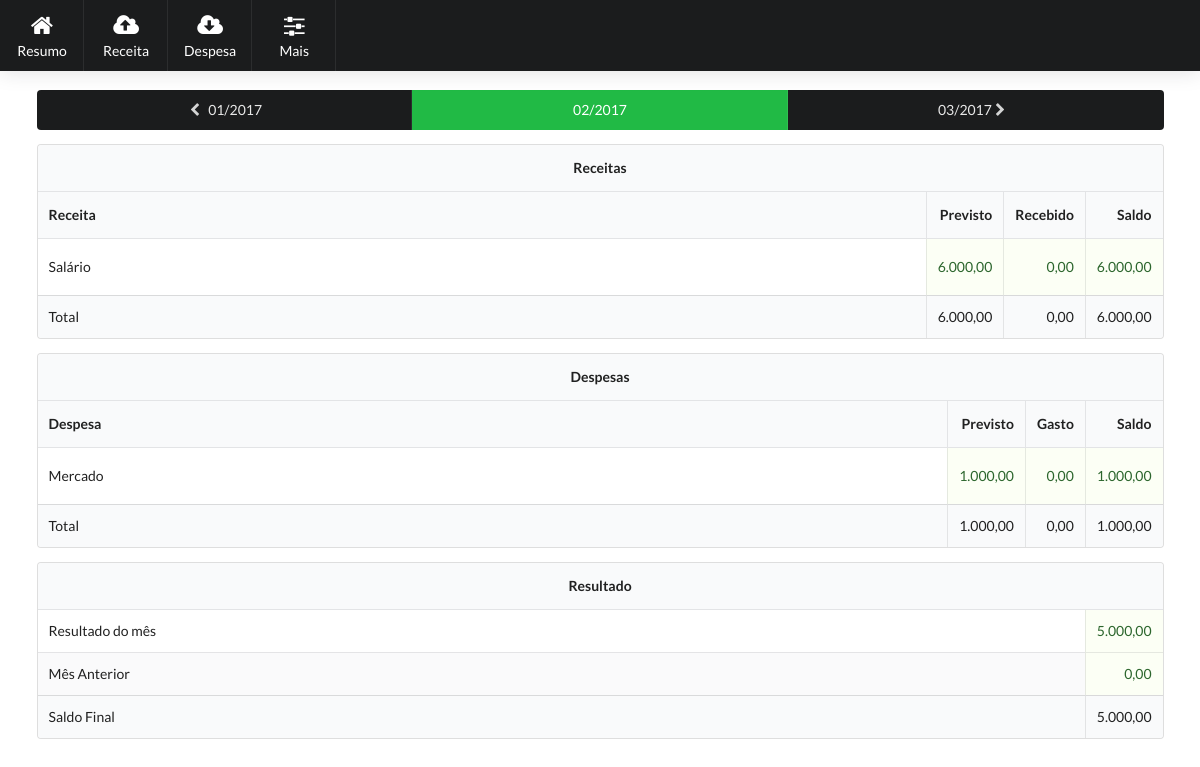
Page /index.php?mes=201702 on the earlier database version.
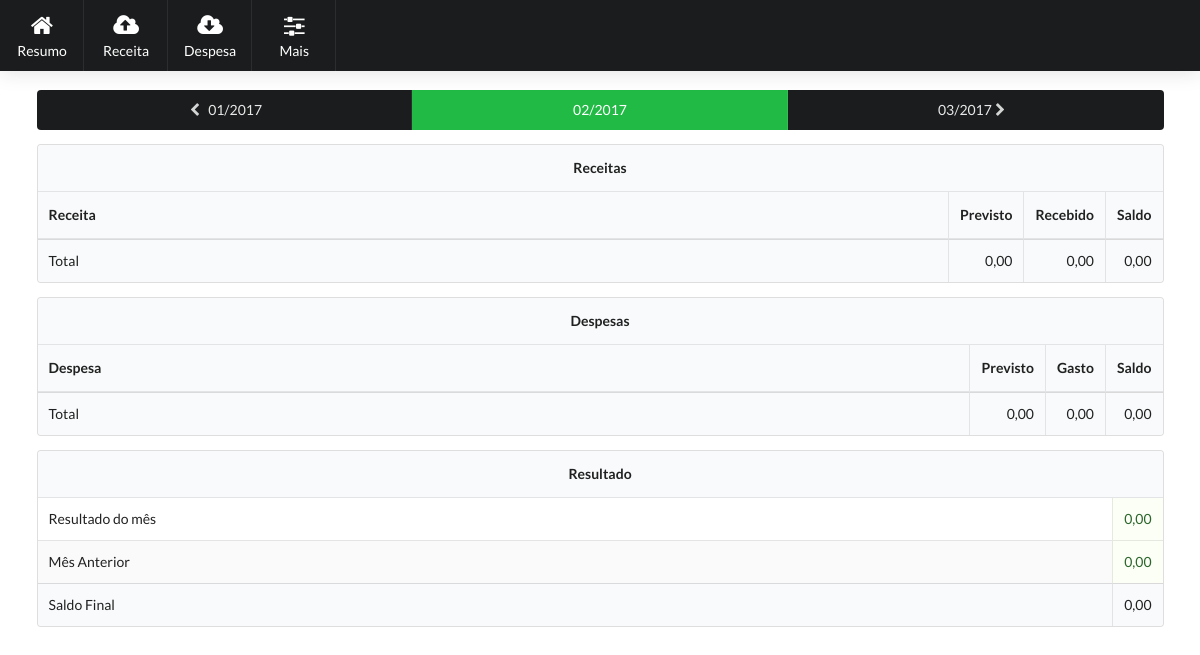
Same page on the later database version.
### tables this page shows
CREATE TABLE "receitas" (
  "cod" integer NOT NULL PRIMARY KEY AUTOINCREMENT,
  "mes" integer NOT NULL,
  "nome" text NOT NULL,
  "descricao" text NULL,
  "valor_inicial" text NULL,
  "vencimento" text NULL
);

CREATE TABLE "despesas" (
  "cod" integer NOT NULL PRIMARY KEY AUTOINCREMENT,
  "mes" integer NOT NULL,
  "nome" text NOT NULL,
  "valor_inicial" text NOT NULL,
  "descricao" text NULL,
  "vencimento" text NULL
);

### out/resumo-receitas.php (the view, shortened to what the changed rows need)
<table class="ui selectable celled striped table">
    <thead>
        <tr>
            <th colspan="4" class="center aligned">Receitas</th>
        </tr>
        <tr>
            <th class="left aligned">Receita</th>
            <th class="right aligned collapsing">Previsto</th>
            <th class="right aligned collapsing">Recebido</th>
            <th class="right aligned collapsing">Saldo</th>
        </tr>
    </thead>
    <tbody>
        <?php
        $total_previsto = 0;
        $total_executado = 0;
        $total_saldo = 0;
        while($receitas->valid()){
            $current = $receitas->current();
            $total_previsto += $current->valor_atualizado;
            $total_executado += $current->valor_recebido;
            $total_saldo += $current->saldo;
            $nome = $current->nome;
            $previsto = formata_numero($current->valor_atualizado ?? 0);
            $executado = formata_numero($current->valor_recebido ?? 0);
            $saldo = formata_numero($current->saldo ?? 0);
            $cor_previsto = ($current->valor_atualizado < 0)? 'negative' : 'positive';
            $cor_executado = ($current->valor_recebido < 0)? 'negative' : 'positive';
            $cor_saldo = ($current->saldo < 0)? 'negative' : 'positive';
            echo "<tr>";
            echo "<td class=\"left aligned\">";
            echo '<div class="ui accordion">';
            echo "<div class=\"title\">$nome</div>";
            echo '</div>';
            echo "</td>";
            echo "<td class=\"right aligned collapsing $cor_previsto\">";
            echo $previsto;
            echo "</td>";
            echo "<td class=\"right aligned collapsing $cor_executado\">";
            echo $executado;
            echo "</td>";
            echo "<td class=\"right aligned collapsing $cor_saldo\">";
            echo $saldo;
            echo "</td>";
            echo "</tr>";
            $receitas->next();
        }
        $cor_total_previsto = ($total_previsto < 0)? 'negative' : 'positive';
        $cor_total_executado = ($total_executado < 0)? 'negative' : 'positive';
        $cor_total_saldo = ($total_saldo < 0)? 'negative' : 'positive';
        ?>
    </tbody>
    <tfoot>
        <tr>
            <th class="left aligned">Total</th>
            <th class="right aligned collapsing <?=$cor_total_previsto;?>"><?php echo formata_numero($total_previsto);?></th>
            <th class="right aligned collapsing <?=$cor_total_executado;?>"><?php echo formata_numero($total_executado);?></th>
            <th class="right aligned collapsing <?=$cor_total_saldo;?>"><?php echo formata_numero($total_saldo);?></th>
        </tr>
    </tfoot>
</table>

### out/resumo-despesas.php (shortened to what the changed rows need)
<table class="ui selectable celled striped table">
    <thead>
        <tr>
            <th colspan="4" class="center aligned">Despesas</th>
        </tr>
        <tr>
            <th class="left aligned">Despesa</th>
            <th class="right aligned collapsing">Previsto</th>
            <th class="right aligned collapsing">Gasto</th>
            <th class="right aligned collapsing">Saldo</th>
        </tr>
    </thead>
    <tbody>
        <?php
        $total_previsto = 0;
        $total_executado = 0;
        $total_saldo = 0;
        while($despesas->valid()){
            $current = $despesas->current();
            $total_previsto += $current->valor_atualizado;
            $total_executado += $current->valor_gasto;
            $total_saldo += $current->saldo_gastar;
            $nome = $current->nome;
            $previsto = formata_numero($current->valor_atualizado ?? 0);
            $executado = formata_numero($current->valor_gasto ?? 0);
            $saldo = formata_numero($current->saldo_gastar ?? 0);
            $cor_previsto = ($current->valor_atualizado < 0)? 'negative' : 'positive';
            $cor_executado = ($current->valor_gasto < 0)? 'negative' : 'positive';
            $cor_saldo = ($current->saldo_gastar < 0)? 'negative' : 'positive';
            echo "<tr>";
            echo "<td class=\"left aligned\">";
            echo '<div class="ui accordion">';
            echo "<div class=\"title\">$nome</div>";
            echo '</div>';
            echo "</td>";
            echo "<td class=\"right aligned collapsing $cor_previsto\">";
            echo $previsto;
            echo "</td>";
            echo "<td class=\"right aligned collapsing $cor_executado\">";
            echo $executado;
            echo "</td>";
            echo "<td class=\"right aligned collapsing $cor_saldo\">";
            echo $saldo;
            echo "</td>";
            echo "</tr>";
            $despesas->next();
        }
        $cor_total_previsto = ($total_previsto < 0)? 'negative' : 'positive';
        $cor_total_executado = ($total_executado < 0)? 'negative' : 'positive';
        $cor_total_saldo = ($total_saldo < 0)? 'negative' : 'positive';
        ?>
    </tbody>
    <tfoot>
        <tr>
            <th class="left aligned">Total</th>
            <th class="right aligned collapsing <?=$cor_total_previsto;?>"><?php echo formata_numero($total_previsto);?></th>
            <th class="right aligned collapsing <?=$cor_total_executado;?>"><?php echo formata_numero($total_executado);?></th>
            <th class="right aligned collapsing <?=$cor_total_saldo;?>"><?php echo formata_numero($total_saldo);?></th>
        </tr>
    </tfoot>
</table>

### out/resumo-resultados.php (shortened to what the changed rows need)
<table class="ui selectable celled striped table">
    <thead>
        <tr>
            <th colspan="2" class="center aligned">Resultado</th>
        </tr>
    </thead>
    <tbody>
        <tr>
            <td>Resultado do mês</td>
            <td class="right aligned collapsing <?=$cor_mes;?>"><?php echo formata_numero($saldo_mes_atual);?></td>
        </tr>
    </tbody>
    <tfoot>
        <tr>
            <th class="left aligned">Saldo Final</th>
            <th class="right aligned collapsing <?=$cor_final;?>"><?php echo formata_numero($saldo_final);?></th>
        </tr>
    </tfoot>
</table>

Differences in the rows shown:
removed receitas: nome "Salário", previsto "6.000,00", executado "0,00", valor_inicial "6.000,00"
removed despesas: nome "Mercado", previsto "1.000,00", executado "0,00", valor_inicial "1.000,00"
Other differences:
formata_numero($total_previsto): "6.000,00" → "0,00"
formata_numero($total_saldo): "6.000,00" → "0,00"
formata_numero($total_previsto): "1.000,00" → "0,00"
formata_numero($total_saldo): "1.000,00" → "0,00"
formata_numero($saldo_mes_atual): "5.000,00" → "0,00"
formata_numero($saldo_final): "5.000,00" → "0,00"
